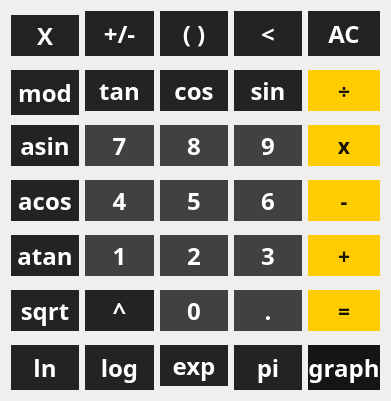
   <widget class="QWidget" name="gridLayoutWidget">
    <property name="geometry">
     <rect>
      <x>20</x>
      <y>130</y>
      <width>391</width>
      <height>401</height>
     </rect>
    </property>
    <property name="styleSheet">
     <string>QWidget {
	color: white;
	font-family: Rubik;
	font-size: 18pt;
	font-weight: 600;
}

QPushButton {
	background-color: #414141;
	border: none;
}

QPushButton:hover {
	background-color: #666;
}

QPushButton:pressed {
	background-color: #888;
}
</string>
    </property>
    <layout class="QGridLayout" name="gridLayout">
     <item row="3" column="3">
      <widget class="QPushButton" name="pushButton_6">
       <property name="sizePolicy">
        <sizepolicy hsizetype="Minimum" vsizetype="Expanding">
         <horstretch>0</horstretch>
         <verstretch>0</verstretch>
        </sizepolicy>
       </property>
       <property name="cursor">
        <cursorShape>PointingHandCursor</cursorShape>
       </property>
       <property name="styleSheet">
        <string notr="true">QWidget {
	color: white;
	font-family: Rubik;
	font-size: 18pt;
	font-weight: 600;
	margin-top: 4px;
	margin-bottom: 4px;
}

QPushButton {
	background-color: #414141;
	border: none;
}

QPushButton:hover {
	background-color: #666;
}

QPushButton:pressed {
	background-color: #888;
}
</string>
       </property>
       <property name="text">
        <string>6</string>
       </property>
      </widget>
     </item>
     <item row="4" column="0">
      <widget class="QPushButton" name="pushButton_atan">
       <property name="sizePolicy">
        <sizepolicy hsizetype="Minimum" vsizetype="Expanding">
         <horstretch>0</horstretch>
         <verstretch>0</verstretch>
        </sizepolicy>
       </property>
       <property name="cursor">
        <cursorShape>PointingHandCursor</cursorShape>
       </property>
       <property name="styleSheet">
        <string notr="true">QWidget {
	color: white;
	font-family: Rubik;
	font-size: 18pt;
	font-weight: 600;
	margin-top: 4px;
	margin-bottom: 4px;
}

QPushButton {
	background-color: #232323;
	border: none;
}

QPushButton:hover {
	background-color: #666;
}

QPushButton:pressed {
	background-color: #888;
}
</string>
       </property>
       <property name="text">
        <string>atan</string>
       </property>
      </widget>
     </item>
     <item row="4" column="4">
      <widget class="QPushButton" name="pushButton_plus">
       <property name="sizePolicy">
        <sizepolicy hsizetype="Minimum" vsizetype="Expanding">
         <horstretch>0</horstretch>
         <verstretch>0</verstretch>
        </sizepolicy>
       </property>
       <property name="cursor">
        <cursorShape>PointingHandCursor</cursorShape>
       </property>
       <property name="styleSheet">
        <string notr="true">QPushButton {
	background-color: #ffcc00;
	color: #1a1400;
	font-family: Rubik;
	font-size: 16pt;
	font-weight: 600;
	border: none;
	margin-top: 4px;
	margin-bottom: 4px;
}

QPushButton:hover {
	background-color: #fcda53;
}

QPushButton:pressed {
	background-color: #fce083;
}
</string>
       </property>
       <property name="text">
        <string>+</string>
       </property>
      </widget>
     </item>
     <item row="3" column="2">
      <widget class="QPushButton" name="pushButton_5">
       <property name="sizePolicy">
        <sizepolicy hsizetype="Minimum" vsizetype="Expanding">
         <horstretch>0</horstretch>
         <verstretch>0</verstretch>
        </sizepolicy>
       </property>
       <property name="cursor">
        <cursorShape>PointingHandCursor</cursorShape>
       </property>
       <property name="styleSheet">
        <string notr="true">QWidget {
	color: white;
	font-family: Rubik;
	font-size: 18pt;
	font-weight: 600;
	margin-top: 4px;
	margin-bottom: 4px;
}

QPushButton {
	background-color: #414141;
	border: none;
}

QPushButton:hover {
	background-color: #666;
}

QPushButton:pressed {
	background-color: #888;
}
</string>
       </property>
       <property name="text">
        <string>5</string>
       </property>
      </widget>
     </item>
     <item row="0" column="3">
      <widget class="QPushButton" name="pushButton_backspace">
       <property name="sizePolicy">
        <sizepolicy hsizetype="Minimum" vsizetype="Expanding">
         <horstretch>0</horstretch>
         <verstretch>0</verstretch>
        </sizepolicy>
       </property>
       <property name="cursor">
        <cursorShape>PointingHandCursor</cursorShape>
       </property>
       <property name="styleSheet">
        <string notr="true">QWidget {
	color: white;
	font-family: Rubik;
	font-size: 18pt;
	font-weight: 600;
	margin-bottom: 4px;
}

QPushButton {
	background-color: #232323;
	border: none;
}

QPushButton:hover {
	background-color: #666;
}

QPushButton:pressed {
	background-color: #888;
}
</string>
       </property>
       <property name="text">
        <string>&lt;</string>
       </property>
      </widget>
     </item>
     <item row="2" column="0">
      <widget class="QPushButton" name="pushButton_asin">
       <property name="sizePolicy">
        <sizepolicy hsizetype="Minimum" vsizetype="Expanding">
         <horstretch>0</horstretch>
         <verstretch>0</verstretch>
        </sizepolicy>
       </property>
       <property name="cursor">
        <cursorShape>PointingHandCursor</cursorShape>
       </property>
       <property name="styleSheet">
        <string notr="true">QWidget {
	color: white;
	font-family: Rubik;
	font-size: 18pt;
	font-weight: 600;
	margin-top: 4px;
	margin-bottom: 4px;
}

QPushButton {
	background-color: #232323;
	border: none;
}

QPushButton:hover {
	background-color: #666;
}

QPushButton:pressed {
	background-color: #888;
}
</string>
       </property>
       <property name="text">
        <string>asin</string>
       </property>
      </widget>
     </item>
     <item row="1" column="1">
      <widget class="QPushButton" name="pushButton_tan">
       <property name="sizePolicy">
        <sizepolicy hsizetype="Minimum" vsizetype="Expanding">
         <horstretch>0</horstretch>
         <verstretch>0</verstretch>
        </sizepolicy>
       </property>
       <property name="cursor">
        <cursorShape>PointingHandCursor</cursorShape>
       </property>
       <property name="styleSheet">
        <string notr="true">QWidget {
	color: white;
	font-family: Rubik;
	font-size: 18pt;
	font-weight: 600;
	margin-top: 4px;
	margin-bottom: 4px;
}

QPushButton {
	background-color: #232323;
	border: none;
}

QPushButton:hover {
	background-color: #666;
}

QPushButton:pressed {
	background-color: #888;
}
</string>
       </property>
       <property name="text">
        <string>tan</string>
       </property>
      </widget>
     </item>
     <item row="5" column="2">
      <widget class="QPushButton" name="pushButton_0">
       <property name="sizePolicy">
        <sizepolicy hsizetype="Minimum" vsizetype="Expanding">
         <horstretch>0</horstretch>
         <verstretch>0</verstretch>
        </sizepolicy>
       </property>
       <property name="cursor">
        <cursorShape>PointingHandCursor</cursorShape>
       </property>
       <property name="styleSheet">
        <string notr="true">QWidget {
	color: white;
	font-family: Rubik;
	font-size: 18pt;
	font-weight: 600;
	margin-top: 4px;
	margin-bottom: 4px;
}

QPushButton {
	background-color: #414141;
	border: none;
}

QPushButton:hover {
	background-color: #666;
}

QPushButton:pressed {
	background-color: #888;
}
</string>
       </property>
       <property name="text">
        <string>0</string>
       </property>
      </widget>
     </item>
     <item row="2" column="4">
      <widget class="QPushButton" name="pushButton_mul">
       <property name="sizePolicy">
        <sizepolicy hsizetype="Minimum" vsizetype="Expanding">
         <horstretch>0</horstretch>
         <verstretch>0</verstretch>
        </sizepolicy>
       </property>
       <property name="cursor">
        <cursorShape>PointingHandCursor</cursorShape>
       </property>
       <property name="styleSheet">
        <string notr="true">QPushButton {
	background-color: #ffcc00;
	color: #1a1400;
	font-family: Rubik;
	font-size: 16pt;
	font-weight: 600;
	border: none;
	margin-top: 4px;
	margin-bottom: 4px;
}

QPushButton:hover {
	background-color: #fcda53;
}

QPushButton:pressed {
	background-color: #fce083;
}
</string>
       </property>
       <property name="text">
        <string>x</string>
       </property>
      </widget>
     </item>
     <item row="2" column="1">
      <widget class="QPushButton" name="pushButton_7">
       <property name="sizePolicy">
        <sizepolicy hsizetype="Minimum" vsizetype="Expanding">
         <horstretch>0</horstretch>
         <verstretch>0</verstretch>
        </sizepolicy>
       </property>
       <property name="cursor">
        <cursorShape>PointingHandCursor</cursorShape>
       </property>
       <property name="styleSheet">
        <string notr="true">QWidget {
	color: white;
	font-family: Rubik;
	font-size: 18pt;
	font-weight: 600;
	margin-top: 4px;
	margin-bottom: 4px;
}

QPushButton {
	background-color: #414141;
	border: none;
}

QPushButton:hover {
	background-color: #666;
}

QPushButton:pressed {
	background-color: #888;
}
</string>
       </property>
       <property name="text">
        <string>7</string>
       </property>
      </widget>
     </item>
     <item row="3" column="1">
      <widget class="QPushButton" name="pushButton_4">
       <property name="sizePolicy">
        <sizepolicy hsizetype="Minimum" vsizetype="Expanding">
         <horstretch>0</horstretch>
         <verstretch>0</verstretch>
        </sizepolicy>
       </property>
       <property name="cursor">
        <cursorShape>PointingHandCursor</cursorShape>
       </property>
       <property name="styleSheet">
        <string notr="true">QWidget {
	color: white;
	font-family: Rubik;
	font-size: 18pt;
	font-weight: 600;
	margin-top: 4px;
	margin-bottom: 4px;
}

QPushButton {
	background-color: #414141;
	border: none;
}

QPushButton:hover {
	background-color: #666;
}

QPushButton:pressed {
	background-color: #888;
}
</string>
       </property>
       <property name="text">
        <string>4</string>
       </property>
      </widget>
     </item>
     <item row="4" column="1">
      <widget class="QPushButton" name="pushButton_1">
       <property name="sizePolicy">
        <sizepolicy hsizetype="Minimum" vsizetype="Expanding">
         <horstretch>0</horstretch>
         <verstretch>0</verstretch>
        </sizepolicy>
       </property>
       <property name="cursor">
        <cursorShape>PointingHandCursor</cursorShape>
       </property>
       <property name="styleSheet">
        <string notr="true">QWidget {
	color: white;
	font-family: Rubik;
	font-size: 18pt;
	font-weight: 600;
	margin-top: 4px;
	margin-bottom: 4px;
}

QPushButton {
	background-color: #414141;
	border: none;
}

QPushButton:hover {
	background-color: #666;
}

QPushButton:pressed {
	background-color: #888;
}
</string>
       </property>
       <property name="text">
        <string>1</string>
       </property>
      </widget>
     </item>
     <item row="5" column="0">
      <widget class="QPushButton" name="pushButton_sqrt">
       <property name="sizePolicy">
        <sizepolicy hsizetype="Minimum" vsizetype="Expanding">
         <horstretch>0</horstretch>
         <verstretch>0</verstretch>
        </sizepolicy>
       </property>
       <property name="cursor">
        <cursorShape>PointingHandCursor</cursorShape>
       </property>
       <property name="styleSheet">
        <string notr="true">QWidget {
	color: white;
	font-family: Rubik;
	font-size: 18pt;
	font-weight: 600;
	margin-top: 4px;
	margin-bottom: 4px;
}

QPushButton {
	background-color: #232323;
	border: none;
}

QPushButton:hover {
	background-color: #666;
}

QPushButton:pressed {
	background-color: #888;
}
</string>
       </property>
       <property name="text">
        <string>sqrt</string>
       </property>
      </widget>
     </item>
     <item row="2" column="3">
      <widget class="QPushButton" name="pushButton_9">
       <property name="sizePolicy">
        <sizepolicy hsizetype="Minimum" vsizetype="Expanding">
         <horstretch>0</horstretch>
         <verstretch>0</verstretch>
        </sizepolicy>
       </property>
       <property name="cursor">
        <cursorShape>PointingHandCursor</cursorShape>
       </property>
       <property name="styleSheet">
        <string notr="true">QWidget {
	color: white;
	font-family: Rubik;
	font-size: 18pt;
	font-weight: 600;
	margin-top: 4px;
	margin-bottom: 4px;
}

QPushButton {
	background-color: #414141;
	border: none;
}

QPushButton:hover {
	background-color: #666;
}

QPushButton:pressed {
	background-color: #888;
}
</string>
       </property>
       <property name="text">
        <string>9</string>
       </property>
      </widget>
     </item>
     <item row="4" column="2">
      <widget class="QPushButton" name="pushButton_2">
       <property name="sizePolicy">
        <sizepolicy hsizetype="Minimum" vsizetype="Expanding">
         <horstretch>0</horstretch>
         <verstretch>0</verstretch>
        </sizepolicy>
       </property>
       <property name="cursor">
        <cursorShape>PointingHandCursor</cursorShape>
       </property>
       <property name="styleSheet">
        <string notr="true">QWidget {
	color: white;
	font-family: Rubik;
	font-size: 18pt;
	font-weight: 600;
	margin-top: 4px;
	margin-bottom: 4px;
}

QPushButton {
	background-color: #414141;
	border: none;
}

QPushButton:hover {
	background-color: #666;
}

QPushButton:pressed {
	background-color: #888;
}
</string>
       </property>
       <property name="text">
        <string>2</string>
       </property>
      </widget>
     </item>
     <item row="1" column="2">
      <widget class="QPushButton" name="pushButton_cos">
       <property name="sizePolicy">
        <sizepolicy hsizetype="Minimum" vsizetype="Expanding">
         <horstretch>0</horstretch>
         <verstretch>0</verstretch>
        </sizepolicy>
       </property>
       <property name="cursor">
        <cursorShape>PointingHandCursor</cursorShape>
       </property>
       <property name="styleSheet">
        <string notr="true">QWidget {
	color: white;
	font-family: Rubik;
	font-size: 18pt;
	font-weight: 600;
	margin-top: 4px;
	margin-bottom: 4px;
}

QPushButton {
	background-color: #232323;
	border: none;
}

QPushButton:hover {
	background-color: #666;
}

QPushButton:pressed {
	background-color: #888;
}
</string>
       </property>
       <property name="text">
        <string>cos</string>
       </property>
      </widget>
     </item>
     <item row="5" column="1">
      <widget class="QPushButton" name="pushButton_pow">
       <property name="sizePolicy">
        <sizepolicy hsizetype="Minimum" vsizetype="Expanding">
         <horstretch>0</horstretch>
         <verstretch>0</verstretch>
        </sizepolicy>
       </property>
       <property name="cursor">
        <cursorShape>PointingHandCursor</cursorShape>
       </property>
       <property name="styleSheet">
        <string notr="true">QWidget {
	color: white;
	font-family: Rubik;
	font-size: 18pt;
	font-weight: 600;
	margin-top: 4px;
	margin-bottom: 4px;
}

QPushButton {
	background-color: #232323;
	border: none;
}

QPushButton:hover {
	background-color: #666;
}

QPushButton:pressed {
	background-color: #888;
}
</string>
       </property>
       <property name="text">
        <string>^</string>
       </property>
      </widget>
     </item>
     <item row="1" column="4">
      <widget class="QPushButton" name="pushButton_div">
       <property name="sizePolicy">
        <sizepolicy hsizetype="Minimum" vsizetype="Expanding">
         <horstretch>0</horstretch>
         <verstretch>0</verstretch>
        </sizepolicy>
       </property>
       <property name="cursor">
        <cursorShape>PointingHandCursor</cursorShape>
       </property>
       <property name="styleSheet">
        <string notr="true">QPushButton {
	background-color: #ffcc00;
	color: #1a1400;
	font-family: Rubik;
	font-size: 16pt;
	font-weight: 600;
	border: none;
	margin-top: 4px;
	margin-bottom: 4px;
}

QPushButton:hover {
	background-color: #fcda53;
}

QPushButton:pressed {
	background-color: #fce083;
}
</string>
       </property>
       <property name="text">
        <string>÷</string>
       </property>
      </widget>
     </item>
     <item row="2" column="2">
      <widget class="QPushButton" name="pushButton_8">
       <property name="sizePolicy">
        <sizepolicy hsizetype="Minimum" vsizetype="Expanding">
         <horstretch>0</horstretch>
         <verstretch>0</verstretch>
        </sizepolicy>
       </property>
       <property name="cursor">
        <cursorShape>PointingHandCursor</cursorShape>
       </property>
       <property name="styleSheet">
        <string notr="true">QWidget {
	color: white;
	font-family: Rubik;
	font-size: 18pt;
	font-weight: 600;
	margin-top: 4px;
	margin-bottom: 4px;
}

QPushButton {
	background-color: #414141;
	border: none;
}

QPushButton:hover {
	background-color: #666;
}

QPushButton:pressed {
	background-color: #888;
}
</string>
       </property>
       <property name="text">
        <string>8</string>
       </property>
      </widget>
     </item>
     <item row="6" column="1">
      <widget class="QPushButton" name="pushButton_log">
       <property name="sizePolicy">
        <sizepolicy hsizetype="Minimum" vsizetype="Expanding">
         <horstretch>0</horstretch>
         <verstretch>0</verstretch>
        </sizepolicy>
       </property>
       <property name="cursor">
        <cursorShape>PointingHandCursor</cursorShape>
       </property>
       <property name="styleSheet">
        <string notr="true">QWidget {
	color: white;
	font-family: Rubik;
	font-size: 18pt;
	font-weight: 600;
	margin-top: 4px;
}

QPushButton {
	background-color: #232323;
	border: none;
}

QPushButton:hover {
	background-color: #666;
}

QPushButton:pressed {
	background-color: #888;
}
</string>
       </property>
       <property name="text">
        <string>log</string>
       </property>
      </widget>
     </item>
     <item row="5" column="3">
      <widget class="QPushButton" name="pushButton_dot">
       <property name="sizePolicy">
        <sizepolicy hsizetype="Minimum" vsizetype="Expanding">
         <horstretch>0</horstretch>
         <verstretch>0</verstretch>
        </sizepolicy>
       </property>
       <property name="cursor">
        <cursorShape>PointingHandCursor</cursorShape>
       </property>
       <property name="styleSheet">
        <string notr="true">QWidget {
	color: white;
	font-family: Rubik;
	font-size: 18pt;
	font-weight: 600;
	margin-top: 4px;
	margin-bottom: 4px;
}

QPushButton {
	background-color: #414141;
	border: none;
}

QPushButton:hover {
	background-color: #666;
}

QPushButton:pressed {
	background-color: #888;
}
</string>
       </property>
       <property name="text">
        <string>.</string>
       </property>
      </widget>
     </item>
     <item row="4" column="3">
      <widget class="QPushButton" name="pushButton_3">
       <property name="sizePolicy">
        <sizepolicy hsizetype="Minimum" vsizetype="Expanding">
         <horstretch>0</horstretch>
         <verstretch>0</verstretch>
        </sizepolicy>
       </property>
       <property name="cursor">
        <cursorShape>PointingHandCursor</cursorShape>
       </property>
       <property name="styleSheet">
        <string notr="true">QWidget {
	color: white;
	font-family: Rubik;
	font-size: 18pt;
	font-weight: 600;
	margin-top: 4px;
	margin-bottom: 4px;
}

QPushButton {
	background-color: #414141;
	border: none;
}

QPushButton:hover {
	background-color: #666;
}

QPushButton:pressed {
	background-color: #888;
}
</string>
       </property>
       <property name="text">
        <string>3</string>
       </property>
      </widget>
     </item>
     <item row="0" column="2">
      <widget class="QPushButton" name="pushButton_round_bracket">
       <property name="sizePolicy">
        <sizepolicy hsizetype="Minimum" vsizetype="Expanding">
         <horstretch>0</horstretch>
         <verstretch>0</verstretch>
        </sizepolicy>
       </property>
       <property name="cursor">
        <cursorShape>PointingHandCursor</cursorShape>
       </property>
       <property name="styleSheet">
        <string notr="true">QWidget {
	color: white;
	font-family: Rubik;
	font-size: 18pt;
	font-weight: 600;
	margin-bottom: 4px;
}

QPushButton {
	background-color: #232323;
	border: none;
}

QPushButton:hover {
	background-color: #666;
}

QPushButton:pressed {
	background-color: #888;
}
</string>
       </property>
       <property name="text">
        <string>( )</string>
       </property>
      </widget>
     </item>
     <item row="3" column="4">
      <widget class="QPushButton" name="pushButton_minus">
       <property name="sizePolicy">
        <sizepolicy hsizetype="Minimum" vsizetype="Expanding">
         <horstretch>0</horstretch>
         <verstretch>0</verstretch>
        </sizepolicy>
       </property>
       <property name="cursor">
        <cursorShape>PointingHandCursor</cursorShape>
       </property>
       <property name="styleSheet">
        <string notr="true">QPushButton {
	background-color: #ffcc00;
	color: #1a1400;
	font-family: Rubik;
	font-size: 16pt;
	font-weight: 600;
	border: none;
	margin-top: 4px;
	margin-bottom: 4px;
}

QPushButton:hover {
	background-color: #fcda53;
}

QPushButton:pressed {
	background-color: #fce083;
}
</string>
       </property>
       <property name="text">
        <string>-</string>
       </property>
      </widget>
     </item>
     <item row="3" column="0">
      <widget class="QPushButton" name="pushButton_acos">
       <property name="sizePolicy">
        <sizepolicy hsizetype="Minimum" vsizetype="Expanding">
         <horstretch>0</horstretch>
         <verstretch>0</verstretch>
        </sizepolicy>
       </property>
       <property name="cursor">
        <cursorShape>PointingHandCursor</cursorShape>
       </property>
       <property name="styleSheet">
        <string notr="true">QWidget {
	color: white;
	font-family: Rubik;
	font-size: 18pt;
	font-weight: 600;
	margin-top: 4px;
	margin-bottom: 4px;
}

QPushButton {
	background-color: #232323;
	border: none;
}

QPushButton:hover {
	background-color: #666;
}

QPushButton:pressed {
	background-color: #888;
}
</string>
       </property>
       <property name="text">
        <string>acos</string>
       </property>
      </widget>
     </item>
     <item row="5" column="4">
      <widget class="QPushButton" name="pushButton_equals">
       <property name="sizePolicy">
        <sizepolicy hsizetype="Minimum" vsizetype="Expanding">
         <horstretch>0</horstretch>
         <verstretch>0</verstretch>
        </sizepolicy>
       </property>
       <property name="cursor">
        <cursorShape>PointingHandCursor</cursorShape>
       </property>
       <property name="styleSheet">
        <string notr="true">QPushButton {
	background-color: #ffcc00;
	color: #1a1400;
	font-family: Rubik;
	font-size: 16pt;
	font-weight: 600;
	border: none;
	margin-top: 4px;
	margin-bottom: 4px;
}

QPushButton:hover {
	background-color: #fcda53;
}

QPushButton:pressed {
	background-color: #fce083;
}
</string>
       </property>
       <property name="text">
        <string>=</string>
       </property>
      </widget>
     </item>
     <item row="0" column="4">
      <widget class="QPushButton" name="pushButton_clear">
       <property name="sizePolicy">
        <sizepolicy hsizetype="Minimum" vsizetype="Expanding">
         <horstretch>0</horstretch>
         <verstretch>0</verstretch>
        </sizepolicy>
       </property>
       <property name="cursor">
        <cursorShape>PointingHandCursor</cursorShape>
       </property>
       <property name="styleSheet">
        <string notr="true">QWidget {
	color: white;
	font-family: Rubik;
	font-size: 18pt;
	font-weight: 600;
	margin-bottom: 4px;
}

QPushButton {
	background-color: #232323;
	border: none;
}

QPushButton:hover {
	background-color: #666;
}

QPushButton:pressed {
	background-color: #888;
}
</string>
       </property>
       <property name="text">
        <string>AC</string>
       </property>
      </widget>
     </item>
     <item row="6" column="0">
      <widget class="QPushButton" name="pushButton_ln">
       <property name="sizePolicy">
        <sizepolicy hsizetype="Minimum" vsizetype="Expanding">
         <horstretch>0</horstretch>
         <verstretch>0</verstretch>
        </sizepolicy>
       </property>
       <property name="cursor">
        <cursorShape>PointingHandCursor</cursorShape>
       </property>
       <property name="styleSheet">
        <string notr="true">QWidget {
	color: white;
	font-family: Rubik;
	font-size: 18pt;
	font-weight: 600;
	margin-top: 4px;
}

QPushButton {
	background-color: #232323;
	border: none;
}

QPushButton:hover {
	background-color: #666;
}

QPushButton:pressed {
	background-color: #888;
}
</string>
       </property>
       <property name="text">
        <string>ln</string>
       </property>
      </widget>
     </item>
     <item row="1" column="3">
      <widget class="QPushButton" name="pushButton_sin">
       <property name="sizePolicy">
        <sizepolicy hsizetype="Minimum" vsizetype="Expanding">
         <horstretch>0</horstretch>
         <verstretch>0</verstretch>
        </sizepolicy>
       </property>
       <property name="cursor">
        <cursorShape>PointingHandCursor</cursorShape>
       </property>
       <property name="styleSheet">
        <string notr="true">QWidget {
	color: white;
	font-family: Rubik;
	font-size: 18pt;
	font-weight: 600;
	margin-top: 4px;
	margin-bottom: 4px;
}

QPushButton {
	background-color: #232323;
	border: none;
}

QPushButton:hover {
	background-color: #666;
}

QPushButton:pressed {
	background-color: #888;
}
</string>
       </property>
       <property name="text">
        <string>sin</string>
       </property>
      </widget>
     </item>
     <item row="0" column="1">
      <widget class="QPushButton" name="pushButton_plusminus">
       <property name="sizePolicy">
        <sizepolicy hsizetype="Minimum" vsizetype="Expanding">
         <horstretch>0</horstretch>
         <verstretch>0</verstretch>
        </sizepolicy>
       </property>
       <property name="cursor">
        <cursorShape>PointingHandCursor</cursorShape>
       </property>
       <property name="styleSheet">
        <string notr="true">QWidget {
	color: white;
	font-family: Rubik;
	font-size: 18pt;
	font-weight: 600;
	margin-bottom: 4px;
}

QPushButton {
	background-color: #232323;
	border: none;
}

QPushButton:hover {
	background-color: #666;
}

QPushButton:pressed {
	background-color: #888;
}
</string>
       </property>
       <property name="text">
        <string>+/-</string>
       </property>
      </widget>
     </item>
     <item row="0" column="0">
      <widget class="QPushButton" name="pushButton_x">
       <property name="sizePolicy">
        <sizepolicy hsizetype="Minimum" vsizetype="Expanding">
         <horstretch>0</horstretch>
         <verstretch>0</verstretch>
        </sizepolicy>
       </property>
       <property name="cursor">
        <cursorShape>PointingHandCursor</cursorShape>
       </property>
       <property name="styleSheet">
        <string notr="true">QWidget {
	color: white;
	font-family: Rubik;
	font-size: 18pt;
	font-weight: 600;
	margin-top: 4px;
	margin-bottom: 4px;
}

QPushButton {
	background-color: #232323;
	border: none;
}

QPushButton:hover {
	background-color: #666;
}

QPushButton:pressed {
	background-color: #888;
}
</string>
       </property>
       <property name="text">
        <string>X</string>
       </property>
      </widget>
     </item>
     <item row="1" column="0">
      <widget class="QPushButton" name="pushButton_mod">
       <property name="sizePolicy">
        <sizepolicy hsizetype="Minimum" vsizetype="Expanding">
         <horstretch>0</horstretch>
         <verstretch>0</verstretch>
        </sizepolicy>
       </property>
       <property name="cursor">
        <cursorShape>PointingHandCursor</cursorShape>
       </property>
       <property name="styleSheet">
        <string notr="true">QWidget {
	color: white;
	font-family: Rubik;
	font-size: 18pt;
	font-weight: 600;
	margin-top: 4px;
}

QPushButton {
	background-color: #232323;
	border: none;
}

QPushButton:hover {
	background-color: #666;
}

QPushButton:pressed {
	background-color: #888;
}
</string>
       </property>
       <property name="text">
        <string>mod</string>
       </property>
      </widget>
     </item>
     <item row="6" column="2">
      <widget class="QPushButton" name="pushButton_exp">
       <property name="sizePolicy">
        <sizepolicy hsizetype="Minimum" vsizetype="Expanding">
         <horstretch>0</horstretch>
         <verstretch>0</verstretch>
        </sizepolicy>
       </property>
       <property name="cursor">
        <cursorShape>PointingHandCursor</cursorShape>
       </property>
       <property name="styleSheet">
        <string notr="true">QWidget {
	color: white;
	font-family: Rubik;
	font-size: 18pt;
	font-weight: 600;
	margin-top: 4px;
	margin-bottom: 4px;
}

QPushButton {
	background-color: #232323;
	border: none;
}

QPushButton:hover {
	background-color: #666;
}

QPushButton:pressed {
	background-color: #888;
}
</string>
       </property>
       <property name="text">
        <string>exp</string>
       </property>
      </widget>
     </item>
     <item row="6" column="4">
      <widget class="QPushButton" name="pushButton_graph">
       <property name="sizePolicy">
        <sizepolicy hsizetype="Minimum" vsizetype="Expanding">
         <horstretch>0</horstretch>
         <verstretch>0</verstretch>
        </sizepolicy>
       </property>
       <property name="cursor">
        <cursorShape>PointingHandCursor</cursorShape>
       </property>
       <property name="styleSheet">
        <string notr="true">QWidget {
	color: white;
	font-family: Rubik;
	font-size: 18pt;
	font-weight: 600;
	margin-top: 4px;
}

QPushButton {
	background-color: #151515;
	border: none;
}

QPushButton:hover {
	background-color: #262626;
}

QPushButton:pressed {
	background-color: #5c5c5c;
}
</string>
       </property>
       <property name="text">
        <string>graph</string>
       </property>
      </widget>
     </item>
     <item row="6" column="3">
      <widget class="QPushButton" name="pushButton_pi">
       <property name="sizePolicy">
        <sizepolicy hsizetype="Minimum" vsizetype="Expanding">
         <horstretch>0</horstretch>
         <verstretch>0</verstretch>
        </sizepolicy>
       </property>
       <property name="cursor">
        <cursorShape>PointingHandCursor</cursorShape>
       </property>
       <property name="styleSheet">
        <string notr="true">QWidget {
	color: white;
	font-family: Rubik;
	font-size: 18pt;
	font-weight: 600;
	margin-top: 4px;
}

QPushButton {
	background-color: #232323;
	border: none;
}

QPushButton:hover {
	background-color: #666;
}

QPushButton:pressed {
	background-color: #888;
}
</string>
       </property>
       <property name="text">
        <string>pi</string>
       </property>
      </widget>
     </item>
    </layout>
   </widget>
